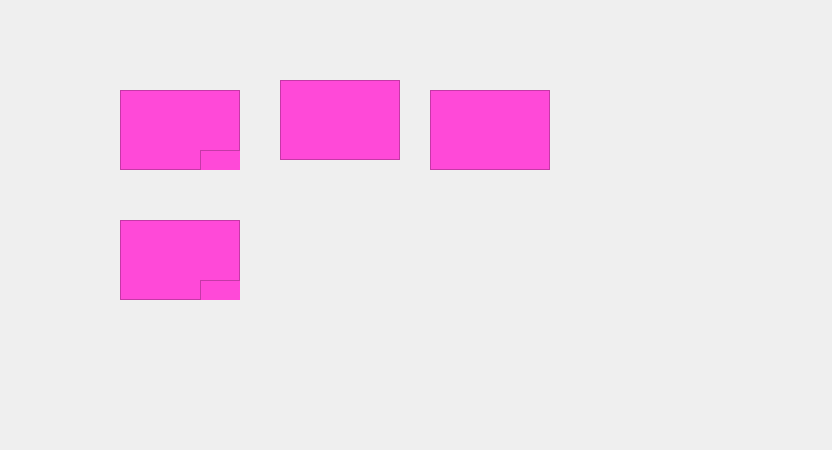
<?xml version="1.0" encoding="UTF-8"?>
<ui version="4.0">
 <class>Form</class>
 <widget class="QWidget" name="Form">
  <property name="geometry">
   <rect>
    <x>0</x>
    <y>0</y>
    <width>832</width>
    <height>450</height>
   </rect>
  </property>
  <property name="windowTitle">
   <string>Form</string>
  </property>
  <widget class="QFrame" name="frame">
   <property name="geometry">
    <rect>
     <x>120</x>
     <y>90</y>
     <width>120</width>
     <height>80</height>
    </rect>
   </property>
   <property name="styleSheet">
    <string notr="true">background-color: rgb(255, 73, 216);</string>
   </property>
   <property name="frameShape">
    <enum>QFrame::StyledPanel</enum>
   </property>
   <property name="frameShadow">
    <enum>QFrame::Raised</enum>
   </property>
   <widget class="QFrame" name="frame_2">
    <property name="geometry">
     <rect>
      <x>80</x>
      <y>60</y>
      <width>120</width>
      <height>80</height>
     </rect>
    </property>
    <property name="styleSheet">
     <string notr="true">background-color: rgb(255, 73, 216);</string>
    </property>
    <property name="frameShape">
     <enum>QFrame::StyledPanel</enum>
    </property>
    <property name="frameShadow">
     <enum>QFrame::Raised</enum>
    </property>
   </widget>
  </widget>
  <widget class="QFrame" name="frame_3">
   <property name="geometry">
    <rect>
     <x>280</x>
     <y>80</y>
     <width>120</width>
     <height>80</height>
    </rect>
   </property>
   <property name="styleSheet">
    <string notr="true">background-color: rgb(255, 73, 216);</string>
   </property>
   <property name="frameShape">
    <enum>QFrame::StyledPanel</enum>
   </property>
   <property name="frameShadow">
    <enum>QFrame::Raised</enum>
   </property>
  </widget>
  <widget class="QFrame" name="frame_5">
   <property name="geometry">
    <rect>
     <x>430</x>
     <y>90</y>
     <width>120</width>
     <height>80</height>
    </rect>
   </property>
   <property name="styleSheet">
    <string notr="true">background-color: rgb(255, 73, 216);</string>
   </property>
   <property name="frameShape">
    <enum>QFrame::StyledPanel</enum>
   </property>
   <property name="frameShadow">
    <enum>QFrame::Raised</enum>
   </property>
   <widget class="QFrame" name="frame_6">
    <property name="geometry">
     <rect>
      <x>310</x>
      <y>0</y>
      <width>120</width>
      <height>80</height>
     </rect>
    </property>
    <property name="styleSheet">
     <string notr="true">background-color: rgb(255, 73, 216);</string>
    </property>
    <property name="frameShape">
     <enum>QFrame::StyledPanel</enum>
    </property>
    <property name="frameShadow">
     <enum>QFrame::Raised</enum>
    </property>
   </widget>
   <widget class="QFrame" name="frame_9">
    <property name="geometry">
     <rect>
      <x>150</x>
      <y>0</y>
      <width>120</width>
      <height>80</height>
     </rect>
    </property>
    <property name="styleSheet">
     <string notr="true">background-color: rgb(255, 73, 216);</string>
    </property>
    <property name="frameShape">
     <enum>QFrame::StyledPanel</enum>
    </property>
    <property name="frameShadow">
     <enum>QFrame::Raised</enum>
    </property>
   </widget>
  </widget>
  <widget class="QFrame" name="frame_7">
   <property name="geometry">
    <rect>
     <x>120</x>
     <y>220</y>
     <width>120</width>
     <height>80</height>
    </rect>
   </property>
   <property name="styleSheet">
    <string notr="true">background-color: rgb(255, 73, 216);</string>
   </property>
   <property name="frameShape">
    <enum>QFrame::StyledPanel</enum>
   </property>
   <property name="frameShadow">
    <enum>QFrame::Raised</enum>
   </property>
   <widget class="QFrame" name="frame_8">
    <property name="geometry">
     <rect>
      <x>80</x>
      <y>60</y>
      <width>120</width>
      <height>80</height>
     </rect>
    </property>
    <property name="styleSheet">
     <string notr="true">background-color: rgb(255, 73, 216);</string>
    </property>
    <property name="frameShape">
     <enum>QFrame::StyledPanel</enum>
    </property>
    <property name="frameShadow">
     <enum>QFrame::Raised</enum>
    </property>
   </widget>
  </widget>
 </widget>
 <resources/>
 <connections/>
</ui>
